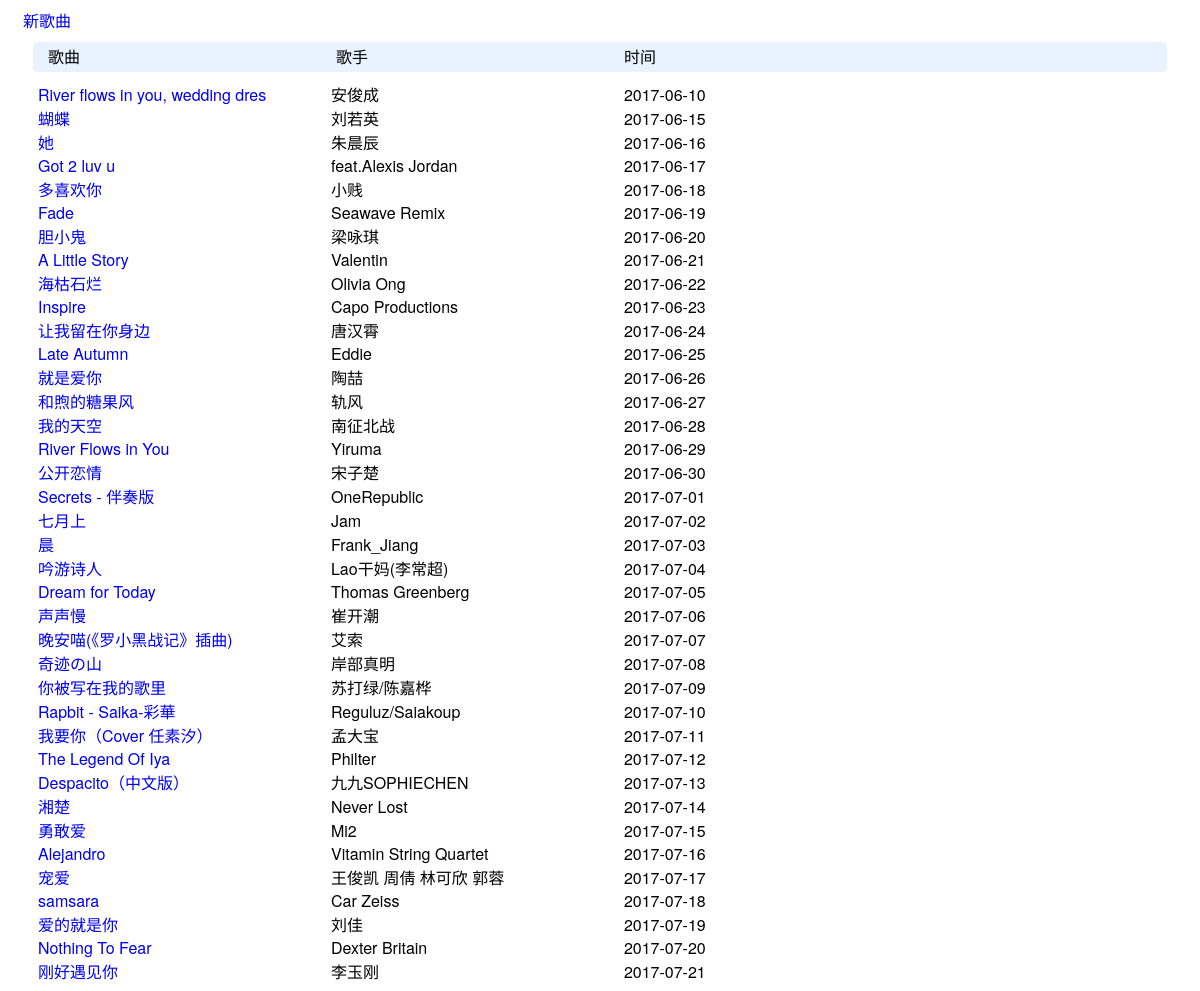
The page /list/index/ on the database as committed earlier.
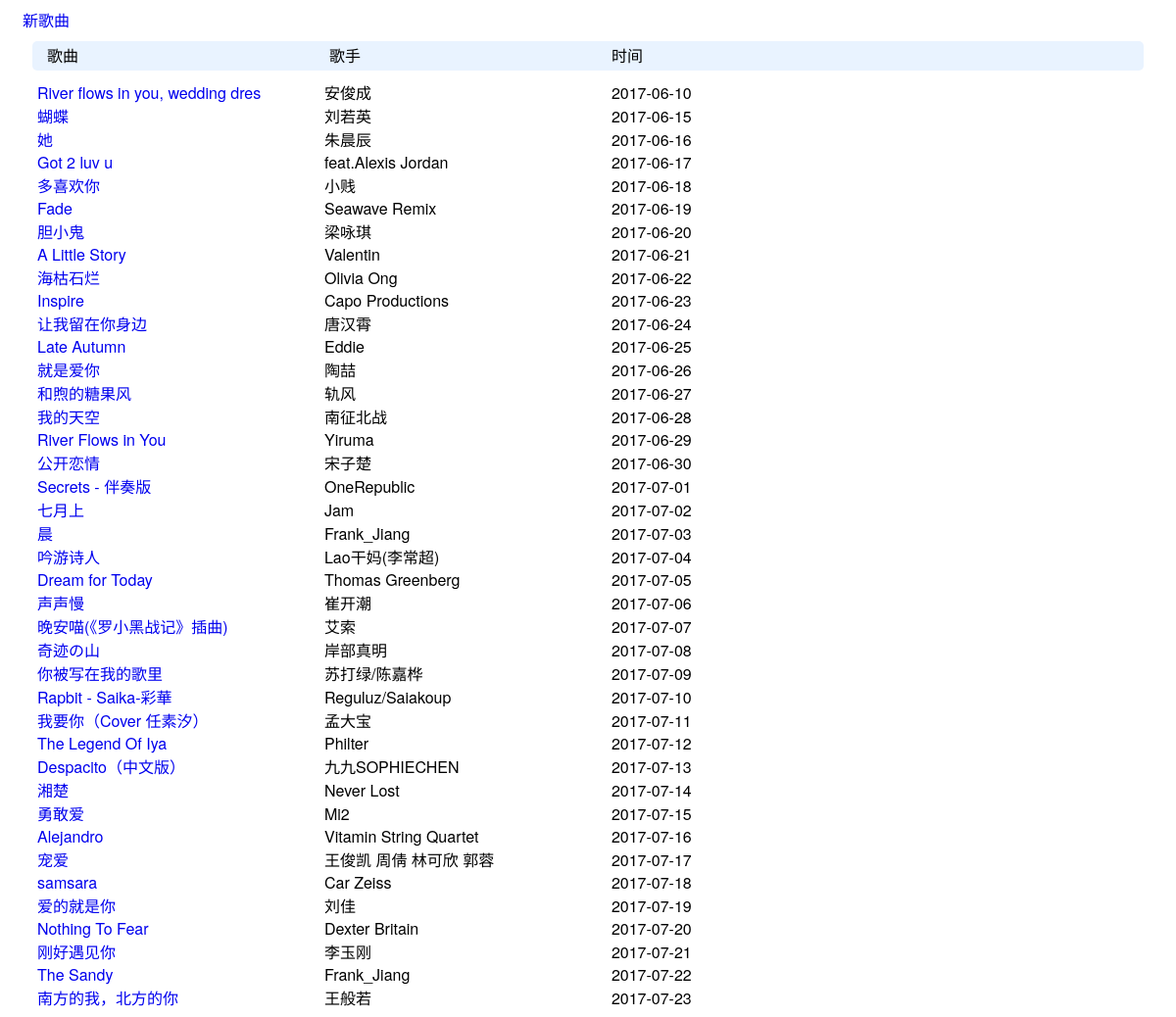
The same page on the database as committed later.
### list/models.py (models this page shows)
class Article(models.Model):
    song_name = models.CharField('歌名', max_length=32, null=False)
    singer = models.CharField('歌手', max_length=32, null=True)
    createTime = models.DateTimeField('添加时间', auto_now=True)

### list/views.py (the view)
def index(request):
    articles = models.Article.objects.all()
    return render(request, 'list/index.html', {'articles': articles})

### list/templates/list/index.html (shortened to what this page needs)
<!DOCTYPE html>
<html lang="en">
<head>
    <link href="https://cdn.bootcss.com/bootstrap/4.0.0-alpha.6/css/bootstrap-grid.css" rel="stylesheet">
</head>
<body>
    <div  class="col-md-12">
        <a href="{% url 'list:edit_page' 0 %}">新歌曲</a>  <br/>
        <div class="title">
            <span class="col-md-3 inline">歌曲</span>
            <span class="col-md-3 inline">歌手</span>
            <span class="col-md-4 inline">时间</span>
        </div>
    {% for article in articles %}
        <div>
            <a class="col-md-3 inline" href="{% url 'list:article_page' article.id %}">{{article.song_name }}</a>
            <span class="col-md-3 inline">{{article.singer }}</span>
            <span class="col-md-4 inline">{{article.createTime|date:"Y-m-d" }}</span>
        </div>
    {% endfor %}
    </div>
</body>
</html>

### list/templates/list/index.html (style rules this page uses)
body { font-family: "Helvetica Neue", Helvetica, Arial, sans-serif, '微软雅黑'; }
a { text-decoration: none; }
.inline { display: inline-block; }
.title { background-color: #e9f3ff; height: 30px; line-height: 30px; border-radius: 5px; margin: 10px; }

Rows that differ between the two databases and show on the page:
added Article: song_name "The Sandy", singer "Frank_Jiang", createTime "2017-07-22"
added Article: song_name "南方的我，北方的你", singer "王般若", createTime "2017-07-23"
